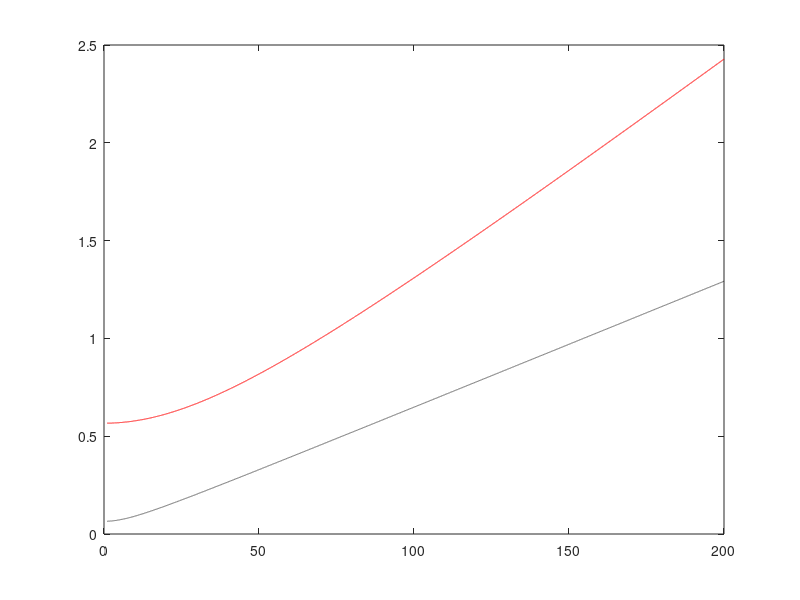

This figure's MATLAB source:
f = 1:.01:200;
y1=(2199023255552*(f.^2 + 20249064724022651/8796093022208).^(1/2))/186279667159951;
y2=(400*(f.^2 + 7107973468855553/70368744177664).^(1/2))/61991;

plot(f,y1,'r-',f,y2,'k--');